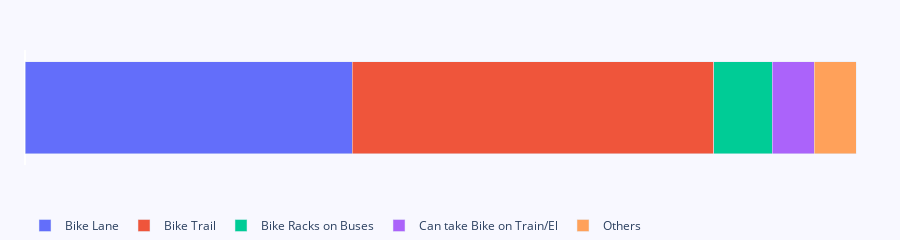

The cell this chart's notebook holds for it:
### Code cell
#Side 1 - Reason vs. Type of Facility
#Side 1 - Graph Type

fig = px.bar(xone, orientation='h',labels={'variable':''}) 
fig.update_layout(
    height=120, 
    barmode='stack',
    paper_bgcolor='rgb(248, 248, 255)',
    plot_bgcolor='rgb(248, 248, 255)',
    margin=dict(l=0, r=0, t=50, b=50),
    showlegend=True,
    legend=dict(orientation="h", yanchor="top", y=-0.4, xanchor="left", x=0))

fig.update_traces(hovertemplate="%{x}%", selector=dict(type='bar'))
fig.update_xaxes(showticklabels=False, showgrid=False)
fig.update_yaxes(showticklabels=False,showgrid=False) # hide all the xticks

for axis in fig.layout:
    if type(fig.layout[axis]) == go.layout.YAxis:
        fig.layout[axis].title.text = ''
    if type(fig.layout[axis]) == go.layout.XAxis:
        fig.layout[axis].title.text = ''
        
fig.show()
#fig.write_html("./charts_html/chart.html")

### Figure 1 — Plotly figure (JSON) as saved in the notebook; plotly's stock layout.template omitted (floating-point values rounded to 4 significant figures)
{"data": [{"alignmentgroup": "True", "hovertemplate": "%{x}%", "legendgroup": "Bike Lane", "marker": {"color": "#636efa", "pattern": {"shape": ""}}, "name": "Bike Lane", "offsetgroup": "Bike Lane", "orientation": "h", "showlegend": true, "textposition": "auto", "type": "bar", "x": [39], "xaxis": "x", "y": [0], "yaxis": "y"}, {"alignmentgroup": "True", "hovertemplate": "%{x}%", "legendgroup": "Bike Trail", "marker": {"color": "#EF553B", "pattern": {"shape": ""}}, "name": "Bike Trail", "offsetgroup": "Bike Trail", "orientation": "h", "showlegend": true, "textposition": "auto", "type": "bar", "x": [43], "xaxis": "x", "y": [0], "yaxis": "y"}, {"alignmentgroup": "True", "hovertemplate": "%{x}%", "legendgroup": "Bike Racks on Buses", "marker": {"color": "#00cc96", "pattern": {"shape": ""}}, "name": "Bike Racks on Buses", "offsetgroup": "Bike Racks on Buses", "orientation": "h", "showlegend": true, "textposition": "auto", "type": "bar", "x": [7], "xaxis": "x", "y": [0], "yaxis": "y"}, {"alignmentgroup": "True", "hovertemplate": "%{x}%", "legendgroup": "Can take Bike on Train/El", "marker": {"color": "#ab63fa", "pattern": {"shape": ""}}, "name": "Can take Bike on Train/El", "offsetgroup": "Can take Bike on Train/El", "orientation": "h", "showlegend": true, "textposition": "auto", "type": "bar", "x": [5], "xaxis": "x", "y": [0], "yaxis": "y"}, {"alignmentgroup": "True", "hovertemplate": "%{x}%", "legendgroup": "Others", "marker": {"color": "#FFA15A", "pattern": {"shape": ""}}, "name": "Others", "offsetgroup": "Others", "orientation": "h", "showlegend": true, "textposition": "auto", "type": "bar", "x": [5], "xaxis": "x", "y": [0], "yaxis": "y"}], "layout": {"barmode": "stack", "height": 120, "legend": {"orientation": "h", "title": {"text": ""}, "tracegroupgap": 0, "x": 0, "xanchor": "left", "y": -0.4, "yanchor": "top"}, "margin": {"b": 50, "l": 0, "r": 0, "t": 50}, "paper_bgcolor": "rgb(248, 248, 255)", "plot_bgcolor": "rgb(248, 248, 255)", "showlegend": true, "xaxis": {"anchor": "y", "domain": [0, 1], "showgrid": false, "showticklabels": false, "title": {"text": ""}}, "yaxis": {"anchor": "x", "domain": [0, 1], "showgrid": false, "showticklabels": false, "title": {"text": ""}}}}
